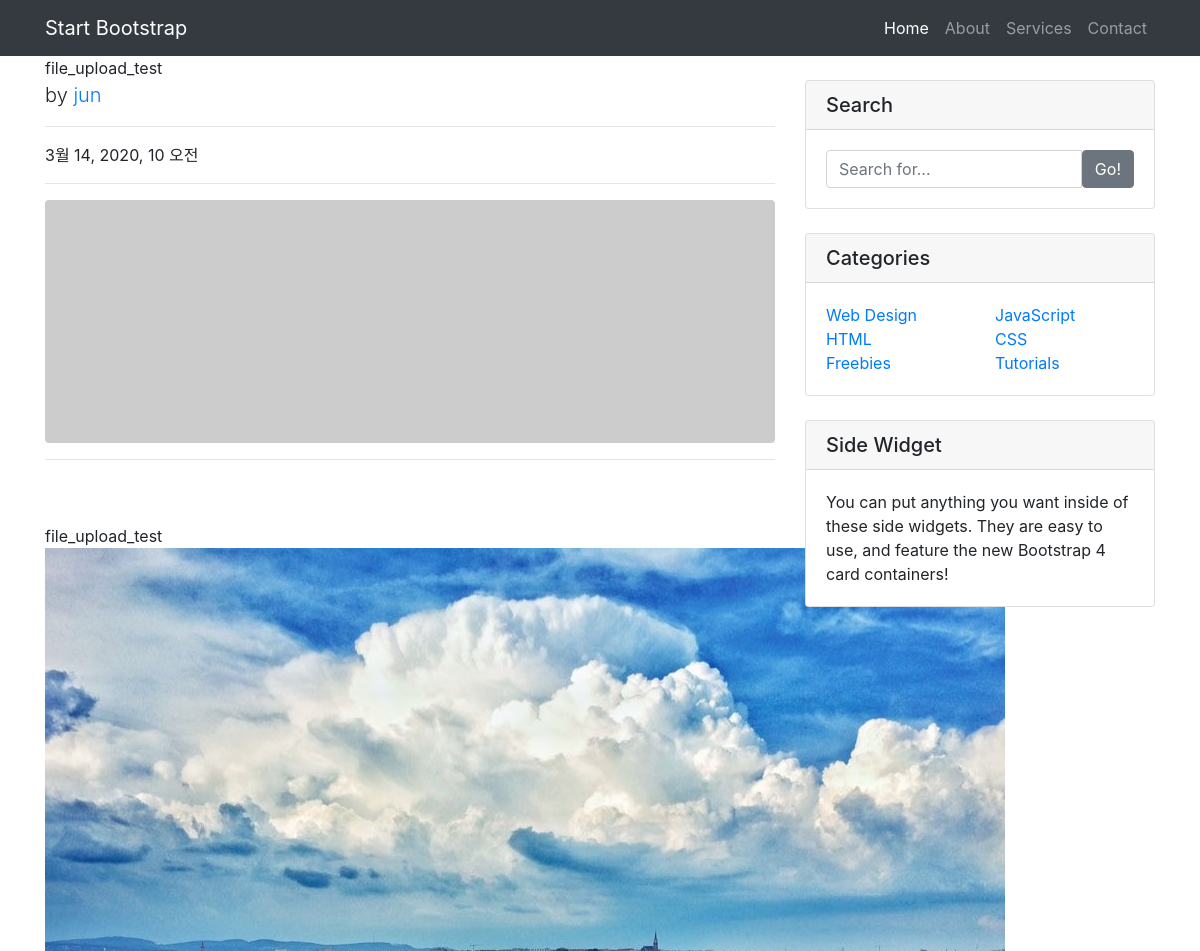
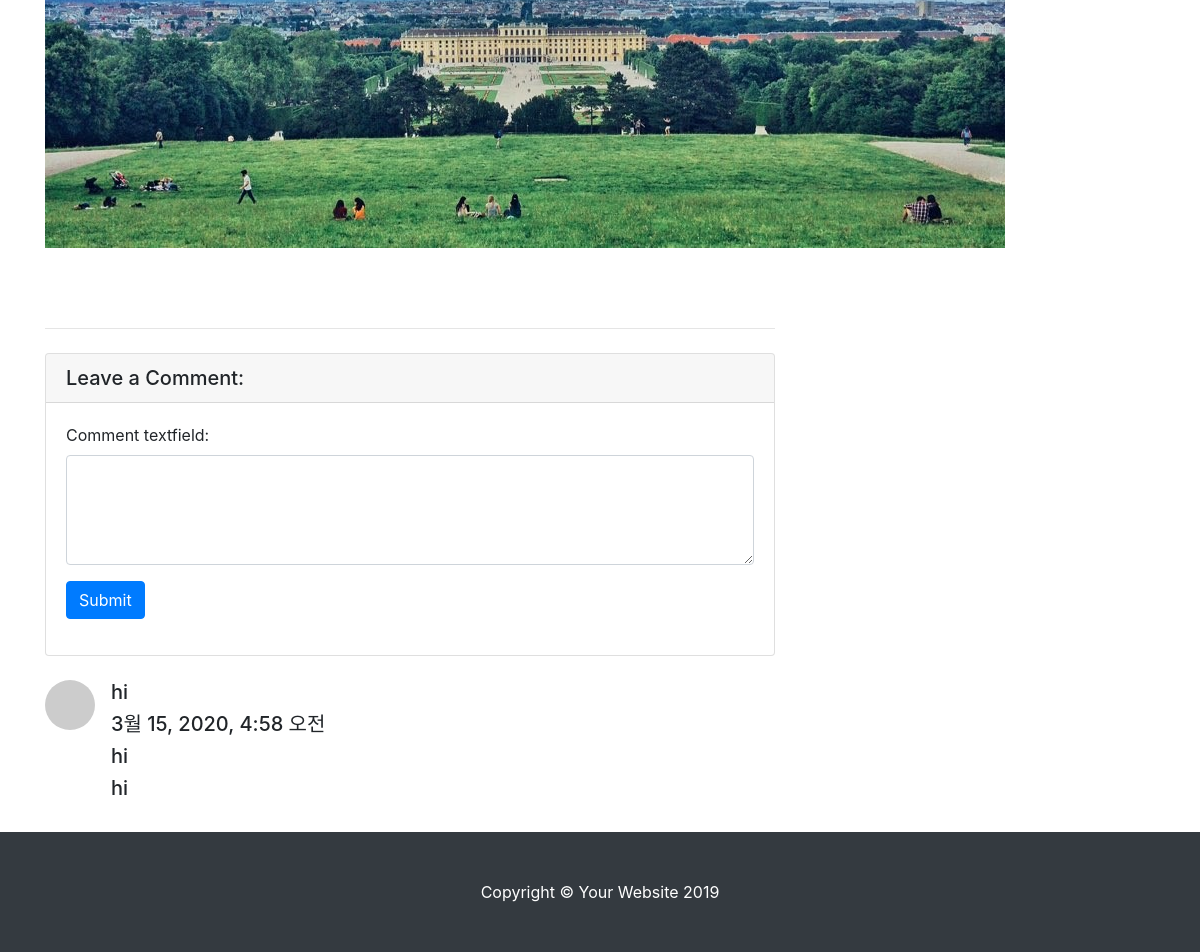
Screenshot of /blogMain/detail/1/ with the database file from the repository (2 pictures, top to bottom).
### blogapp/models.py (models this page shows)
class Blog(models.Model):
    title = models.CharField(max_length=100)
    pub_date = models.DateTimeField(auto_now_add=True)
    author = models.ForeignKey(User, on_delete=models.CASCADE, null=True, default=1)
    body = RichTextUploadingField()

class Comment(models.Model):
    blog = models.ForeignKey(Blog, on_delete=models.CASCADE, null=True)
    comment_date = models.DateTimeField(auto_now_add=True)
    comment_user = models.TextField(max_length=20)
    comment_thumbnail_url = models.TextField(max_length=300)
    comment_textfield = models.TextField()

### blogapp/views.py (the view)
# urls.py: path('blogMain/detail/', blogapp.views.detail, name='detail'),
def detail(request, blog_id):
    blog_detail = get_object_or_404(Blog, pk=blog_id)
    comments = Comment.objects.filter(blog_id=blog_id)
    if request.method == 'POST':
        comment_form = BlogCommentForm(request.POST)
        if comment_form.is_valid():
            content = comment_form.cleaned_data['comment_textfield']
            print(content)
            login_request_uri = 'https://kauth.kakao.com/oauth/authorize?'
            client_id = 'e9a04030057cf258517177a9e7cee718'
            redirect_uri = 'http://127.0.0.1:8000/oauth'
            login_request_uri += 'client_id=' + client_id
            login_request_uri += '&redirect_uri=' + redirect_uri
            login_request_uri += '&response_type=code&scope=talk_message'
            request.session['client_id'] = client_id
            request.session['redirect_uri'] = redirect_uri
            return redirect(login_request_uri)
        else:
            return redirect('blogMain')
    else:
        comment_form = BlogCommentForm()
        context = {
            'blog_detail': blog_detail,
            'comments': comments,
            'comment_form': comment_form
        }
        return render(request, 'detail.html', context)

### blogapp/forms.py
class BlogCommentForm(forms.ModelForm):
    class Meta:
        model = Comment
        fields = ['comment_textfield']
        widgets = {
            'comment_textfield': forms.Textarea(attrs={'class': 'form-control', 'rows': 4, 'cols': 40})
        }

### blogapp/templates/detail.html (shortened to what this page needs)
{% load static %}
<html lang="en">
<head>
  <link href="{% static 'css/detail/vendor/bootstrap/css/bootstrap.min.css' %}" rel="stylesheet">
  <link href="{% static 'css/detail/css/blog-post.css' %}" rel="stylesheet">
</head>
<body>
  <nav class="navbar navbar-expand-lg navbar-dark bg-dark fixed-top">
    <div class="container">
      <a class="navbar-brand" href="#">Start Bootstrap</a>
      <div class="collapse navbar-collapse" id="navbarResponsive">
        <ul class="navbar-nav ml-auto">
          <li class="nav-item active">
            <a class="nav-link" href="#">Home
            </a>
          </li>
          <li class="nav-item">
            <a class="nav-link" href="#">About</a>
          </li>
          <li class="nav-item">
            <a class="nav-link" href="#">Services</a>
          </li>
          <li class="nav-item">
            <a class="nav-link" href="#">Contact</a>
          </li>
        </ul>
      </div>
    </div>
  </nav>
  <div class="container">
    <div class="row">
      <div class="col-lg-8">
        {{ blog_detail.title }}
        <p class="lead">
          by
          <a href="#">{{ blog_detail.author }}</a>
        </p>
        <hr>
        <p>{{ blog_detail.pub_date }}</p>
        <hr>
        <img class="img-fluid rounded" src="http://placehold.it/900x300" alt="">
        <hr>
        <br><br>
        {{ blog_detail.body | safe }}
        <br><br>
        <hr>
        <div class="card my-4">
            <h5 class="card-header">Leave a Comment:</h5>
            <div class="card-body">
                <form method="POST">
                    <div class="form-group">{{ comment_form }}</div>
                    <button type="submit" class="btn btn-primary">Submit</button>
                </form>
            </div>
        </div>
        {% for comment in comments %}
          <div class="media mb-4">
                <img class="d-flex mr-3 rounded-circle" src="http://placehold.it/50x50" alt="">
                <div class="media-body">
                    <h5 class="mt-0">{{ comment.comment_user }}</h5>
                    <h5 class="mt-0">{{ comment.comment_date }}</h5>
                    <h5 class="mt-0">{{ comment.comment_thumbnail_url }}</h5>
                    <h5 class="mt-0">{{ comment.comment_textfield }}</h5>
                </div>
            </div>
        {% endfor %}
      </div>
      <div class="col-md-4">
        <div class="card my-4">
          <h5 class="card-header">Search</h5>
          <div class="card-body">
            <div class="input-group">
              <input type="text" class="form-control" placeholder="Search for...">
              <span class="input-group-btn">
                <button class="btn btn-secondary" type="button">Go!</button>
              </span>
            </div>
          </div>
        </div>
        <div class="card my-4">
          <h5 class="card-header">Categories</h5>
          <div class="card-body">
            <div class="row">
              <div class="col-lg-6">
                <ul class="list-unstyled mb-0">
                  <li>
                    <a href="#">Web Design</a>
                  </li>
                  <li>
                    <a href="#">HTML</a>
                  </li>
                  <li>
                    <a href="#">Freebies</a>
                  </li>
                </ul>
              </div>
              <div class="col-lg-6">
                <ul class="list-unstyled mb-0">
                  <li>
                    <a href="#">JavaScript</a>
                  </li>
                  <li>
                    <a href="#">CSS</a>
                  </li>
                  <li>
                    <a href="#">Tutorials</a>
                  </li>
                </ul>
              </div>
            </div>
          </div>
        </div>
        <div class="card my-4">
          <h5 class="card-header">Side Widget</h5>
          <div class="card-body">
            You can put anything you want inside of these side widgets. They are easy to use, and feature the new Bootstrap 4 card containers!
          </div>
        </div>
      </div>
    </div>
  </div>
  <footer class="py-5 bg-dark">
    <div class="container">
      <p class="m-0 text-center text-white">Copyright &copy; Your Website 2019</p>
    </div>
  </footer>
</body>

### static/css/detail/css/blog-post.css (style rules this page uses)
body { padding-top: 56px; }

### rows the page displays
Blog: title "file_upload_test", author "jun", pub_date "3월 14, 2020, 10 오전", body "file_upload_test", body (picture)
Comment: comment_user "hi", comment_date "3월 15, 2020, 4:58 오전", comment_thumbnail_url "hi", comment_textfield "hi"
